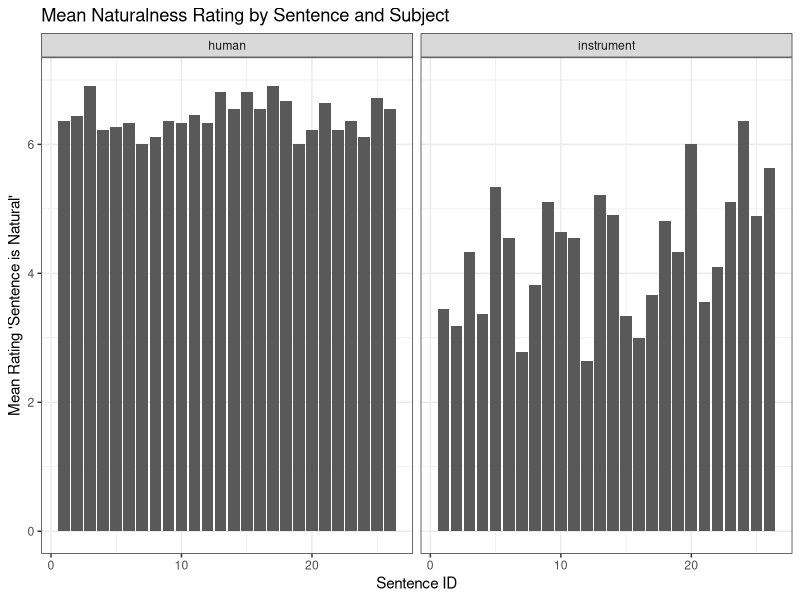
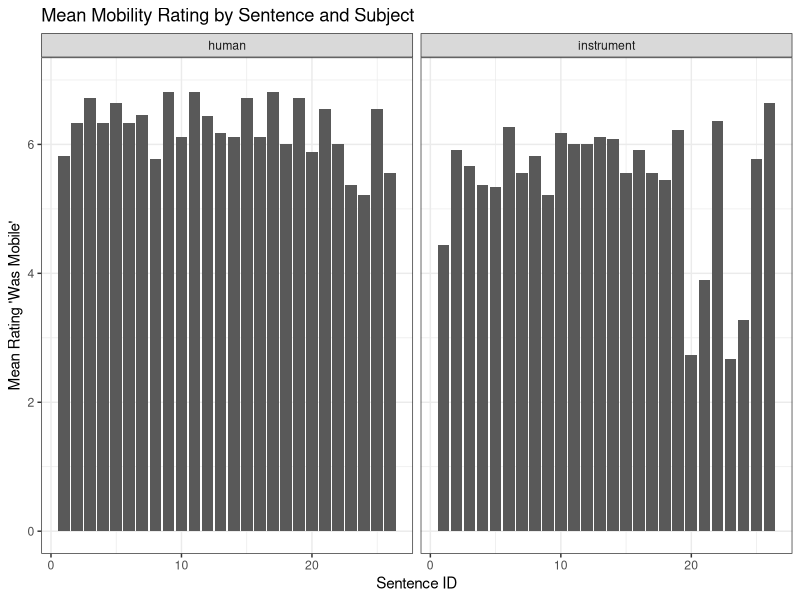
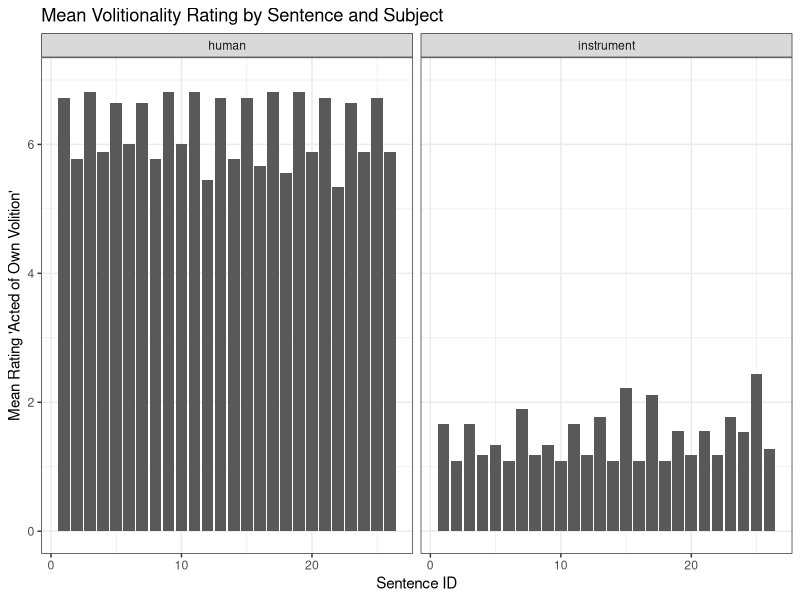
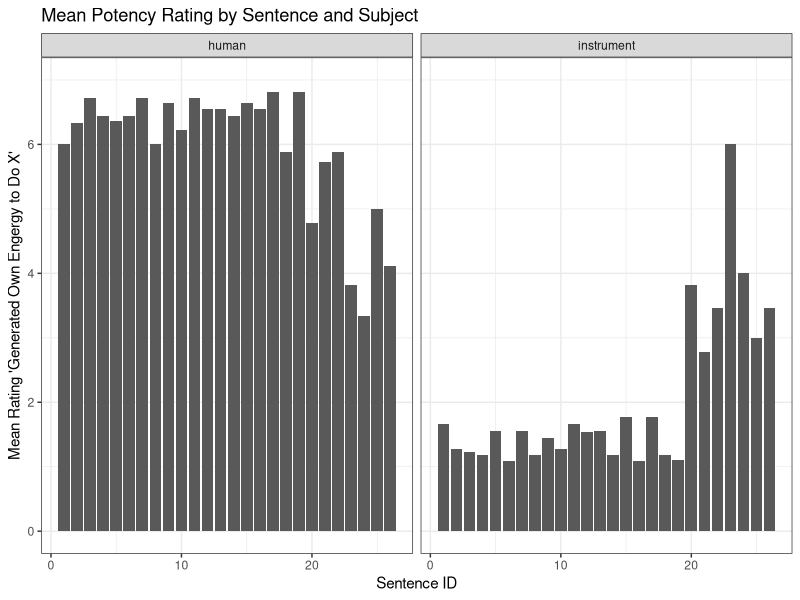
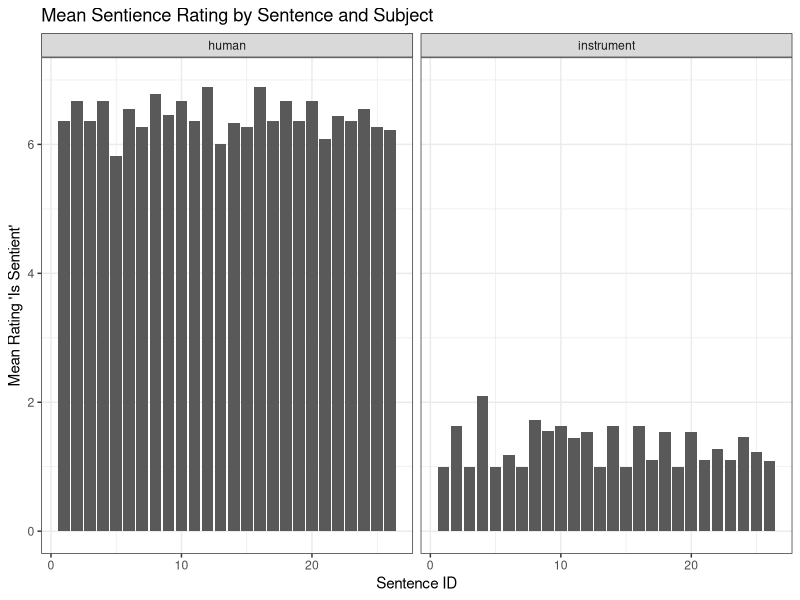
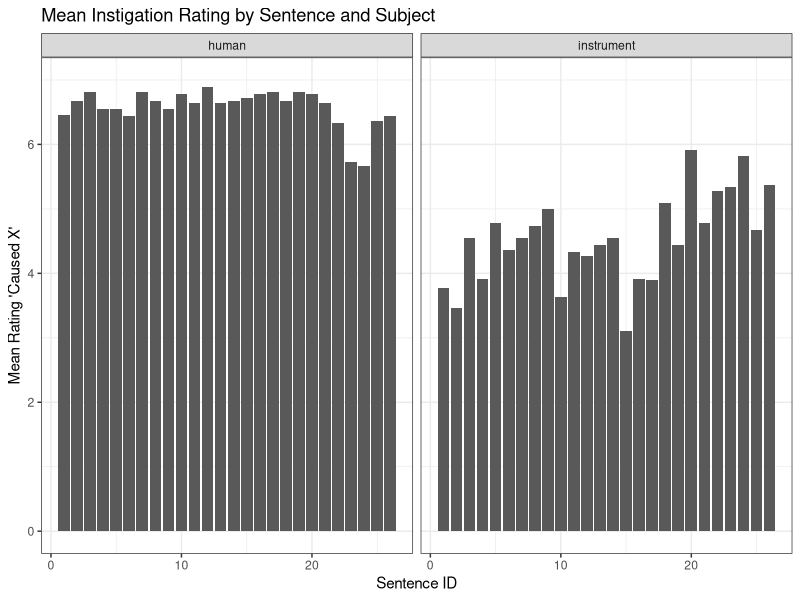
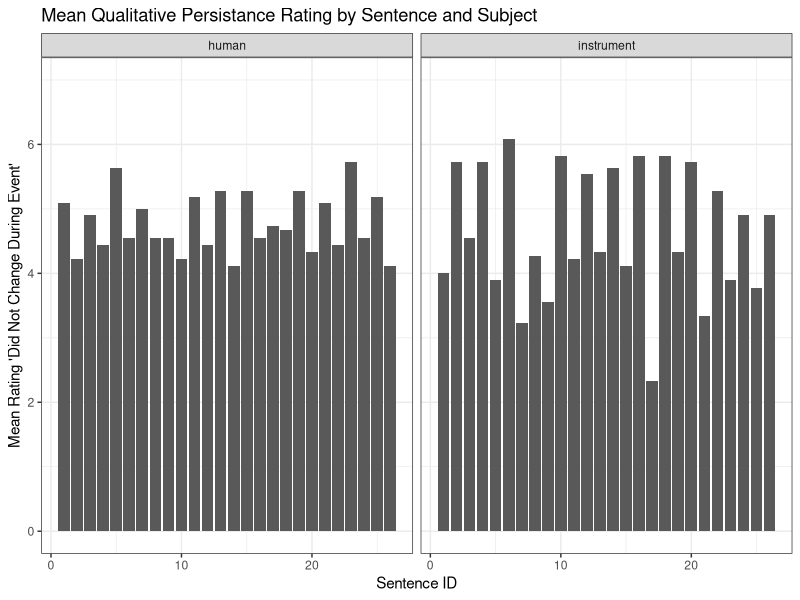

Source code (R) for these figures, in order:
## ---- chunk 1
knitr::opts_chunk$set(echo = TRUE)
library(tidyverse)
library(ggplot2)

knitr::opts_knit$set(root.dir = "/Users/gracebrown/instruments-english")
setwd("/Users/gracebrown/instruments-english")

# color-blind-friendly palette
cbPalette <- c("#E69F00", "#56B4E9", "#009E73", "#F0E442", "#0072B2", "#D55E00", "#CC79A7")
theme_set(theme_bw())
## ---- chunk 2
df <- read_csv("./data/pilot_combined_expanded.csv",
               show_col_types = FALSE) 
stim_key <- read_csv("./data/pilot-stim-key-english.csv",
                     show_col_types = FALSE)
## ---- chunk 3
knitr::kable(stim_key)
## ---- chunk 4
plot.natural <- df %>% 
  filter(!is.na(subj)) %>%
  ggplot(mapping = aes(x = id, 
                       y = natural)) +
  stat_summary(fun = "mean",
               geom = "bar") + 
  stat_summary(fun.data = "mean_cl_boot",
               geom = "linerange") + 
  coord_cartesian(ylim = c(0,7)) +
  labs(x = "Sentence ID",
       y = "Mean Rating 'Sentence is Natural'",
       title = "Mean Naturalness Rating by Sentence and Subject") + 
  facet_grid(~subj)

print(plot.natural)
## ---- chunk 5
plot.mobile <- df %>% 
  filter(!is.na(subj)) %>%
  ggplot(mapping = aes(x = id, 
                       y = mobile)) +
  stat_summary(fun = "mean",
               geom = "bar") + 
  stat_summary(fun.data = "mean_cl_boot",
               geom = "linerange") + 
  coord_cartesian(ylim = c(0,7)) +
  labs(x = "Sentence ID",
       y = "Mean Rating 'Was Mobile'",
       title = "Mean Mobility Rating by Sentence and Subject") + 
  facet_grid(~subj)

print(plot.mobile)
## ---- chunk 6
plot.volition <- df %>% 
  filter(!is.na(subj)) %>%
  ggplot(mapping = aes(x = id, 
                       y = volition)) +
  stat_summary(fun = "mean",
               geom = "bar") + 
  stat_summary(fun.data = "mean_cl_boot",
               geom = "linerange") + 
  coord_cartesian(ylim = c(0,7)) +
  labs(x = "Sentence ID",
       y = "Mean Rating 'Acted of Own Volition'",
       title = "Mean Volitionality Rating by Sentence and Subject") + 
  facet_grid(~subj)

print(plot.volition)
## ---- chunk 7
plot.potent <- df %>% 
  filter(!is.na(subj)) %>%
  ggplot(mapping = aes(x = id, 
                       y = potent)) +
  stat_summary(fun = "mean",
               geom = "bar") + 
  stat_summary(fun.data = "mean_cl_boot",
               geom = "linerange") + 
  coord_cartesian(ylim = c(0,7)) +
  labs(x = "Sentence ID",
       y = "Mean Rating 'Generated Own Engergy to Do X'",
       title = "Mean Potency Rating by Sentence and Subject") + 
  facet_grid(~subj)

print(plot.potent)
## ---- chunk 8
plot.sentient <- df %>% 
  filter(!is.na(subj)) %>%
  ggplot(mapping = aes(x = id, 
                       y = sentient)) +
  stat_summary(fun = "mean",
               geom = "bar") + 
  stat_summary(fun.data = "mean_cl_boot",
               geom = "linerange") + 
  coord_cartesian(ylim = c(0,7)) +
  labs(x = "Sentence ID",
       y = "Mean Rating 'Is Sentient'",
       title = "Mean Sentience Rating by Sentence and Subject") + 
  facet_grid(~subj)

print(plot.sentient)
## ---- chunk 9
plot.instigation <- df %>% 
  filter(!is.na(subj)) %>%
  ggplot(mapping = aes(x = id, 
                       y = instigation)) +
  stat_summary(fun = "mean",
               geom = "bar") + 
  stat_summary(fun.data = "mean_cl_boot",
               geom = "linerange") + 
  coord_cartesian(ylim = c(0,7)) +
  labs(x = "Sentence ID",
       y = "Mean Rating 'Caused X'",
       title = "Mean Instigation Rating by Sentence and Subject") + 
  facet_grid(~subj)

print(plot.instigation)
## ---- chunk 10
plot.qualpersist <- df %>% 
  filter(!is.na(subj)) %>%
  ggplot(mapping = aes(x = id, 
                       y = qualpersist)) +
  stat_summary(fun = "mean",
               geom = "bar") + 
  stat_summary(fun.data = "mean_cl_boot",
               geom = "linerange") + 
  coord_cartesian(ylim = c(0,7)) +
  labs(x = "Sentence ID",
       y = "Mean Rating 'Did Not Change During Event'",
       title = "Mean Qualitative Persistance Rating by Sentence and Subject") + 
  facet_grid(~subj)

print(plot.qualpersist)
